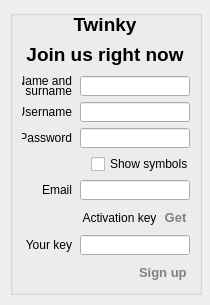
<?xml version="1.0" encoding="UTF-8"?>
<ui version="4.0">
 <class>SignUpWindow</class>
 <widget class="QDialog" name="SignUpWindow">
  <property name="geometry">
   <rect>
    <x>0</x>
    <y>0</y>
    <width>210</width>
    <height>305</height>
   </rect>
  </property>
  <property name="minimumSize">
   <size>
    <width>210</width>
    <height>305</height>
   </size>
  </property>
  <property name="maximumSize">
   <size>
    <width>210</width>
    <height>305</height>
   </size>
  </property>
  <property name="windowTitle">
   <string>Twinky</string>
  </property>
  <widget class="QGroupBox" name="groupBox">
   <property name="geometry">
    <rect>
     <x>10</x>
     <y>10</y>
     <width>192</width>
     <height>285</height>
    </rect>
   </property>
   <property name="minimumSize">
    <size>
     <width>192</width>
     <height>285</height>
    </size>
   </property>
   <property name="maximumSize">
    <size>
     <width>192</width>
     <height>285</height>
    </size>
   </property>
   <property name="title">
    <string/>
   </property>
   <widget class="QWidget" name="layoutWidget">
    <property name="geometry">
     <rect>
      <x>10</x>
      <y>0</y>
      <width>174</width>
      <height>281</height>
     </rect>
    </property>
    <layout class="QVBoxLayout" name="verticalLayout_3">
     <item>
      <layout class="QVBoxLayout" name="verticalLayout">
       <property name="spacing">
        <number>0</number>
       </property>
       <item>
        <widget class="QLabel" name="label_2">
         <property name="minimumSize">
          <size>
           <width>170</width>
           <height>30</height>
          </size>
         </property>
         <property name="maximumSize">
          <size>
           <width>170</width>
           <height>30</height>
          </size>
         </property>
         <property name="text">
          <string>&lt;html&gt;&lt;head/&gt;&lt;body&gt;&lt;p&gt;&lt;span style=&quot; font-size:14pt; font-weight:600;&quot;&gt;Twinky&lt;/span&gt;&lt;/p&gt;&lt;/body&gt;&lt;/html&gt;</string>
         </property>
         <property name="alignment">
          <set>Qt::AlignCenter</set>
         </property>
        </widget>
       </item>
       <item>
        <widget class="QLabel" name="label">
         <property name="minimumSize">
          <size>
           <width>170</width>
           <height>30</height>
          </size>
         </property>
         <property name="maximumSize">
          <size>
           <width>170</width>
           <height>30</height>
          </size>
         </property>
         <property name="text">
          <string>&lt;html&gt;&lt;head/&gt;&lt;body&gt;&lt;p&gt;&lt;span style=&quot; font-size:14pt; font-weight:600;&quot;&gt;Join us right now&lt;/span&gt;&lt;/p&gt;&lt;/body&gt;&lt;/html&gt;</string>
         </property>
         <property name="alignment">
          <set>Qt::AlignCenter</set>
         </property>
        </widget>
       </item>
      </layout>
     </item>
     <item>
      <layout class="QHBoxLayout" name="horizontalLayout_7">
       <property name="spacing">
        <number>6</number>
       </property>
       <property name="leftMargin">
        <number>0</number>
       </property>
       <property name="rightMargin">
        <number>0</number>
       </property>
       <item>
        <layout class="QVBoxLayout" name="verticalLayout_2">
         <property name="spacing">
          <number>0</number>
         </property>
         <item>
          <widget class="QLabel" name="label_3">
           <property name="minimumSize">
            <size>
             <width>50</width>
             <height>10</height>
            </size>
           </property>
           <property name="maximumSize">
            <size>
             <width>50</width>
             <height>10</height>
            </size>
           </property>
           <property name="text">
            <string>Name and</string>
           </property>
           <property name="alignment">
            <set>Qt::AlignRight|Qt::AlignTrailing|Qt::AlignVCenter</set>
           </property>
          </widget>
         </item>
         <item>
          <widget class="QLabel" name="label_6">
           <property name="minimumSize">
            <size>
             <width>50</width>
             <height>10</height>
            </size>
           </property>
           <property name="maximumSize">
            <size>
             <width>50</width>
             <height>10</height>
            </size>
           </property>
           <property name="text">
            <string>surname</string>
           </property>
           <property name="alignment">
            <set>Qt::AlignRight|Qt::AlignTrailing|Qt::AlignVCenter</set>
           </property>
          </widget>
         </item>
        </layout>
       </item>
       <item>
        <widget class="QLineEdit" name="nameSurnameLine">
         <property name="minimumSize">
          <size>
           <width>110</width>
           <height>20</height>
          </size>
         </property>
         <property name="maximumSize">
          <size>
           <width>110</width>
           <height>20</height>
          </size>
         </property>
         <property name="styleSheet">
          <string notr="true"/>
         </property>
        </widget>
       </item>
      </layout>
     </item>
     <item>
      <layout class="QHBoxLayout" name="horizontalLayout_6">
       <item>
        <widget class="QLabel" name="label_4">
         <property name="minimumSize">
          <size>
           <width>50</width>
           <height>20</height>
          </size>
         </property>
         <property name="maximumSize">
          <size>
           <width>50</width>
           <height>20</height>
          </size>
         </property>
         <property name="text">
          <string>Username</string>
         </property>
         <property name="alignment">
          <set>Qt::AlignRight|Qt::AlignTrailing|Qt::AlignVCenter</set>
         </property>
        </widget>
       </item>
       <item>
        <widget class="QLineEdit" name="usernameLine">
         <property name="minimumSize">
          <size>
           <width>110</width>
           <height>20</height>
          </size>
         </property>
         <property name="maximumSize">
          <size>
           <width>110</width>
           <height>20</height>
          </size>
         </property>
        </widget>
       </item>
      </layout>
     </item>
     <item>
      <layout class="QHBoxLayout" name="horizontalLayout_5">
       <item>
        <widget class="QLabel" name="label_5">
         <property name="minimumSize">
          <size>
           <width>50</width>
           <height>20</height>
          </size>
         </property>
         <property name="maximumSize">
          <size>
           <width>50</width>
           <height>20</height>
          </size>
         </property>
         <property name="text">
          <string>Password</string>
         </property>
         <property name="alignment">
          <set>Qt::AlignRight|Qt::AlignTrailing|Qt::AlignVCenter</set>
         </property>
        </widget>
       </item>
       <item>
        <widget class="QLineEdit" name="passwordLine">
         <property name="minimumSize">
          <size>
           <width>110</width>
           <height>20</height>
          </size>
         </property>
         <property name="maximumSize">
          <size>
           <width>110</width>
           <height>20</height>
          </size>
         </property>
        </widget>
       </item>
      </layout>
     </item>
     <item>
      <layout class="QHBoxLayout" name="horizontalLayout_4">
       <property name="spacing">
        <number>0</number>
       </property>
       <property name="leftMargin">
        <number>0</number>
       </property>
       <item>
        <spacer name="horizontalSpacer_3">
         <property name="orientation">
          <enum>Qt::Horizontal</enum>
         </property>
         <property name="sizeHint" stdset="0">
          <size>
           <width>40</width>
           <height>20</height>
          </size>
         </property>
        </spacer>
       </item>
       <item>
        <widget class="QCheckBox" name="checkBox">
         <property name="text">
          <string>Show symbols</string>
         </property>
         <property name="autoExclusive">
          <bool>false</bool>
         </property>
        </widget>
       </item>
      </layout>
     </item>
     <item>
      <layout class="QHBoxLayout" name="horizontalLayout_2">
       <item>
        <widget class="QLabel" name="label_10">
         <property name="minimumSize">
          <size>
           <width>50</width>
           <height>20</height>
          </size>
         </property>
         <property name="maximumSize">
          <size>
           <width>50</width>
           <height>20</height>
          </size>
         </property>
         <property name="text">
          <string>Email</string>
         </property>
         <property name="alignment">
          <set>Qt::AlignRight|Qt::AlignTrailing|Qt::AlignVCenter</set>
         </property>
        </widget>
       </item>
       <item>
        <widget class="QLineEdit" name="emailLine">
         <property name="minimumSize">
          <size>
           <width>110</width>
           <height>20</height>
          </size>
         </property>
         <property name="maximumSize">
          <size>
           <width>110</width>
           <height>20</height>
          </size>
         </property>
        </widget>
       </item>
      </layout>
     </item>
     <item>
      <layout class="QHBoxLayout" name="horizontalLayout_3">
       <property name="spacing">
        <number>0</number>
       </property>
       <item>
        <widget class="QLabel" name="errorLabel">
         <property name="minimumSize">
          <size>
           <width>60</width>
           <height>23</height>
          </size>
         </property>
         <property name="maximumSize">
          <size>
           <width>60</width>
           <height>23</height>
          </size>
         </property>
         <property name="text">
          <string/>
         </property>
        </widget>
       </item>
       <item>
        <widget class="QLabel" name="label_8">
         <property name="minimumSize">
          <size>
           <width>75</width>
           <height>23</height>
          </size>
         </property>
         <property name="maximumSize">
          <size>
           <width>75</width>
           <height>23</height>
          </size>
         </property>
         <property name="styleSheet">
          <string notr="true">text-align: right;</string>
         </property>
         <property name="text">
          <string>Activation key</string>
         </property>
         <property name="alignment">
          <set>Qt::AlignCenter</set>
         </property>
        </widget>
       </item>
       <item>
        <widget class="QPushButton" name="getKeyButton">
         <property name="minimumSize">
          <size>
           <width>35</width>
           <height>23</height>
          </size>
         </property>
         <property name="maximumSize">
          <size>
           <width>35</width>
           <height>23</height>
          </size>
         </property>
         <property name="font">
          <font>
           <pointsize>10</pointsize>
           <weight>75</weight>
           <bold>true</bold>
           <underline>false</underline>
          </font>
         </property>
         <property name="styleSheet">
          <string notr="true">border: none; color: grey;</string>
         </property>
         <property name="text">
          <string>Get</string>
         </property>
        </widget>
       </item>
      </layout>
     </item>
     <item>
      <layout class="QHBoxLayout" name="horizontalLayout">
       <item>
        <widget class="QLabel" name="label_9">
         <property name="minimumSize">
          <size>
           <width>50</width>
           <height>20</height>
          </size>
         </property>
         <property name="maximumSize">
          <size>
           <width>50</width>
           <height>20</height>
          </size>
         </property>
         <property name="text">
          <string>Your key</string>
         </property>
         <property name="alignment">
          <set>Qt::AlignRight|Qt::AlignTrailing|Qt::AlignVCenter</set>
         </property>
        </widget>
       </item>
       <item>
        <widget class="QLineEdit" name="keyLine">
         <property name="minimumSize">
          <size>
           <width>110</width>
           <height>20</height>
          </size>
         </property>
         <property name="maximumSize">
          <size>
           <width>110</width>
           <height>20</height>
          </size>
         </property>
        </widget>
       </item>
      </layout>
     </item>
     <item>
      <layout class="QHBoxLayout" name="horizontalLayout_8">
       <property name="spacing">
        <number>0</number>
       </property>
       <property name="rightMargin">
        <number>4</number>
       </property>
       <item>
        <widget class="QLabel" name="errorSignUpLabel">
         <property name="minimumSize">
          <size>
           <width>117</width>
           <height>0</height>
          </size>
         </property>
         <property name="maximumSize">
          <size>
           <width>117</width>
           <height>16777215</height>
          </size>
         </property>
         <property name="sizeIncrement">
          <size>
           <width>0</width>
           <height>0</height>
          </size>
         </property>
         <property name="text">
          <string/>
         </property>
        </widget>
       </item>
       <item>
        <widget class="QPushButton" name="signUpButton">
         <property name="minimumSize">
          <size>
           <width>50</width>
           <height>23</height>
          </size>
         </property>
         <property name="maximumSize">
          <size>
           <width>50</width>
           <height>23</height>
          </size>
         </property>
         <property name="font">
          <font>
           <pointsize>10</pointsize>
           <weight>75</weight>
           <bold>true</bold>
          </font>
         </property>
         <property name="styleSheet">
          <string notr="true">border: none; color: grey; text-align: left;</string>
         </property>
         <property name="text">
          <string>Sign up</string>
         </property>
         <property name="flat">
          <bool>true</bool>
         </property>
        </widget>
       </item>
      </layout>
     </item>
    </layout>
   </widget>
  </widget>
 </widget>
 <resources/>
 <connections/>
</ui>
